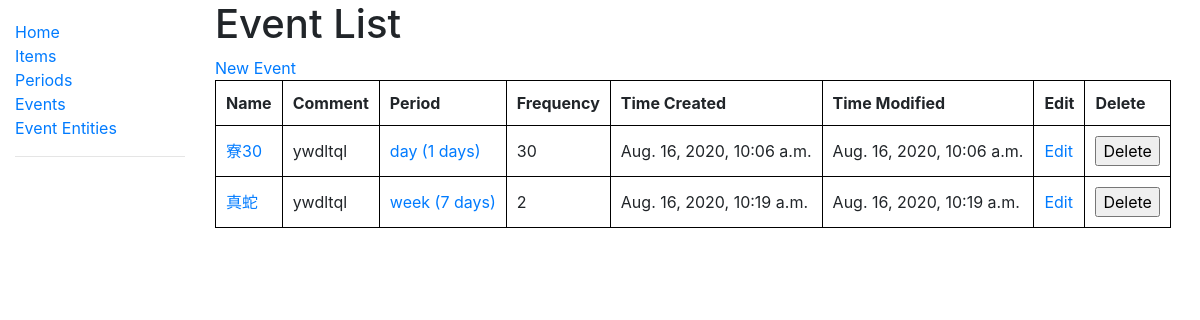
Screenshot of /events/ with the database file from the repository.
### income_calculator/models.py (models this page shows)
class BasicModel(models.Model):
    id = models.AutoField(primary_key=True)
    display_name = models.CharField(max_length=50)  # The display name of the object
    comment = models.TextField(null=True)  # a short description of the object
    time_created = models.PositiveIntegerField()
    time_modified = models.PositiveIntegerField()
    deleted = models.BooleanField()
    def __str__(self):
        return self.display_name
    @property
    def time_created_string(self):
        return datetime.fromtimestamp(self.time_created)
    @property
    def time_modified_string(self):
        return datetime.fromtimestamp(self.time_modified)

class Event(BasicModel):
    priority = models.SmallIntegerField()
    default_frequency = models.IntegerField()
    icon = models.TextField(null=True)
    period_id = models.PositiveIntegerField()
    event_group_id = models.PositiveIntegerField(null=True)

class BasicModel(models.Model):
    id = models.AutoField(primary_key=True)
    display_name = models.CharField(max_length=50)  # The display name of the object
    comment = models.TextField(null=True)  # a short description of the object
    time_created = models.PositiveIntegerField()
    time_modified = models.PositiveIntegerField()
    deleted = models.BooleanField()
    def __str__(self):
        return self.display_name
    @property
    def time_created_string(self):
        return datetime.fromtimestamp(self.time_created)
    @property
    def time_modified_string(self):
        return datetime.fromtimestamp(self.time_modified)

class Period(BasicModel):
    num_days = models.PositiveIntegerField()
    def __str__(self):
        return self.display_name + ' (' + str(self.num_days) + ' days)'

### income_calculator/views.py (the view)
# urls.py: path('events/', views.EventListView.as_view(), name='events'),
class EventListView(generic.ListView):
    model = Event
    paginate_by = 10
    def get_queryset(self):
        events = db_accessor.get_events(deleted=False)
        if events:
            return events.order_by('-priority')
        return events
    def get_context_data(self, **kwargs):
        context = super().get_context_data(**kwargs)
        periods = db_accessor.get_active_periods()
        context['periods'] = periods
        return context

### income_calculator/db_accessor.py (called while the page is built)
def get_events(**kwargs):
    return Event.objects.filter(**kwargs)

def get_periods(**kwargs):
    return Period.objects.filter(**kwargs)

def get_active_periods():
    return get_periods(deleted=False)

### income_calculator/templatetags/template_filters.py (called while the page is built)
@register.filter
def get_object_by_id(value, period_id):
    for p in value:
        if p.id == period_id:
            return p

### income_calculator/templates/income_calculator/event_list.html (shortened to what this page needs)
{% extends "base_generic.html" %}
{% load template_filters %}
{% block content %}
  <h1>Event List</h1>
<a href="{% url 'new_event'%}">New Event</a>
  {% if event_list %}
    <table>
      <tr>
        <th>Name</th>
        <th>Comment</th>
        <th>Period</th>
        <th>Frequency</th>
        <th>Time Created</th>
        <th>Time Modified</th>
        <th>Edit</th>
        <th>Delete</th>
      </tr>
      {% for event in event_list %}
        <tr>
          <td><a href="{% url 'event_detail' event.id%}">{{ event.display_name }}</a></td>
          <td>{{ event.comment }}</td>
          <td><a href="{% url 'period_detail' event.period_id%}">{{ periods|get_object_by_id:event.period_id}}</a></td>
          <td>{{ event.default_frequency }}</td>
          <td>{{ event.time_created_string }}</td>
          <td>{{ event.time_modified_string }}</td>
          <td><a href="{% url 'event_edit' event.id %}">Edit</a></td>
          <td>
          <form action="{% url 'event_delete' %}" method="post" onsubmit="return confirm('Do you really want to delete {{ event }}?')">
            <input type="submit" value="Delete">
          </form>
          </td>
        </tr>
      {% endfor %}
    </table>
  {% else %}
    <p>There are no events.</p>
  {% endif %}
{% endblock %}

### income_calculator/static/css/styles.css (style rules this page uses)
table, th, td { padding: 10px; border: 1px solid black; border-collapse: collapse; }

### rows the page displays
Event: display_name "寮30", comment "ywdltql", period.num_days "day (1 days)", default_frequency "30", time_created_string "Aug. 16, 2020, 10:06 a.m.", time_modified_string "Aug. 16, 2020, 10:06 a.m."
Event: display_name "真蛇", comment "ywdltql", period.num_days "week (7 days)", default_frequency "2", time_created_string "Aug. 16, 2020, 10:19 a.m.", time_modified_string "Aug. 16, 2020, 10:19 a.m."
